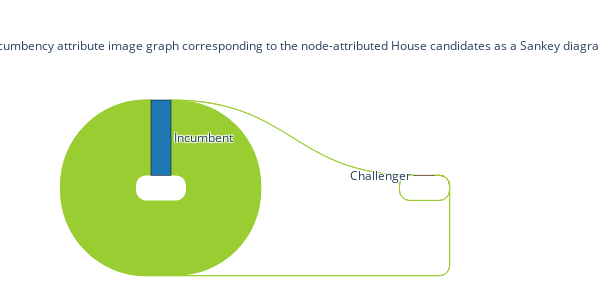

Write notebook code for a chart like this one.
### Markdown cell above
### Fig 16-1 Sankey Diagram of Incumbency for House Candidates

### Code cell
# Incumbency attributed House
node_attributes_d = house_candidate_incumbency_d
AG_inc = attribute_image_graph(Gh, node_attributes_d)
nodes = list(AG_inc.nodes)

node_indices = {node: i for i, node in enumerate(nodes)}
links = []
for u, v, data in AG_inc.edges(data=True):
    links.append({
        'source': node_indices[u],
        'target': node_indices[v],
        'value': data['weight']
    })
    print(u,v,data)

#colors
node_colors = forty_colors[:len(nodes)]
link_colors = ["yellowgreen"]*len(AG_inc.edges)

ti3S=f"Incumbency attribute image graph corresponding to the node-attributed House candidates as a Sankey diagram."

fig = go.Figure(data=[go.Sankey(
    node=dict(
        pad=10,
        thickness=20,
        line=dict(color="black", width=0.5),
        label=nodes,
        color=node_colors
    ),
    link=dict(
        source=[link['source'] for link in links],
        target=[link['target'] for link in links],
        value=[link['value'] for link in links],
        color=link_colors
    )
)], layout=dict(
    title=dict(text=ti3S, x=0.5, font=dict(size=12)),
    width=600,  # Adjust as needed
    height=300  # Adjust as needed
))
fig.write_html("output_graphs/house_incumbency_sankey_diagram.html")
fig.show()

### Figure 1 — Plotly figure (JSON) as saved in the notebook; plotly's stock layout.template omitted (floating-point values rounded to 4 significant figures)
{"data": [{"link": {"color": ["yellowgreen", "yellowgreen", "yellowgreen", "yellowgreen"], "source": [0, 0, 1, 1], "target": [0, 1, 0, 1], "value": [116302, 129, 202, 88]}, "node": {"color": ["#1f77b4", "#ff7f0e"], "label": ["Incumbent", "Challenger"], "line": {"color": "black", "width": 0.5}, "pad": 10, "thickness": 20}, "type": "sankey"}], "layout": {"height": 300, "title": {"font": {"size": 12}, "text": "Incumbency attribute image graph corresponding to the node-attributed House candidates as a Sankey diagram.", "x": 0.5}, "width": 600}}
